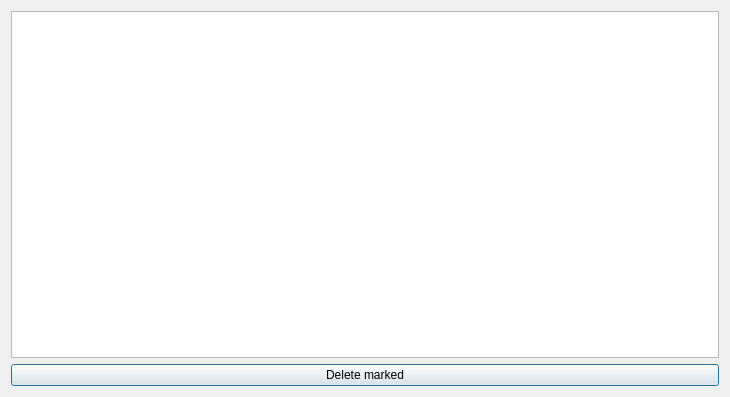
<?xml version="1.0" encoding="UTF-8"?>
<ui version="4.0">
 <class>DeleteLink</class>
 <widget class="QDialog" name="DeleteLink">
  <property name="geometry">
   <rect>
    <x>0</x>
    <y>0</y>
    <width>730</width>
    <height>397</height>
   </rect>
  </property>
  <property name="windowTitle">
   <string>Dialog</string>
  </property>
  <layout class="QHBoxLayout" name="horizontalLayout_2">
   <item>
    <layout class="QVBoxLayout" name="verticalLayout">
     <item>
      <widget class="QTableWidget" name="table_link">
       <property name="editTriggers">
        <set>QAbstractItemView::NoEditTriggers</set>
       </property>
       <property name="selectionMode">
        <enum>QAbstractItemView::SingleSelection</enum>
       </property>
       <property name="selectionBehavior">
        <enum>QAbstractItemView::SelectRows</enum>
       </property>
       <attribute name="verticalHeaderVisible">
        <bool>false</bool>
       </attribute>
      </widget>
     </item>
     <item>
      <layout class="QHBoxLayout" name="horizontalLayout"/>
     </item>
     <item>
      <widget class="QPushButton" name="button_delete">
       <property name="text">
        <string>Delete marked</string>
       </property>
      </widget>
     </item>
    </layout>
   </item>
  </layout>
 </widget>
 <resources/>
 <connections/>
</ui>
